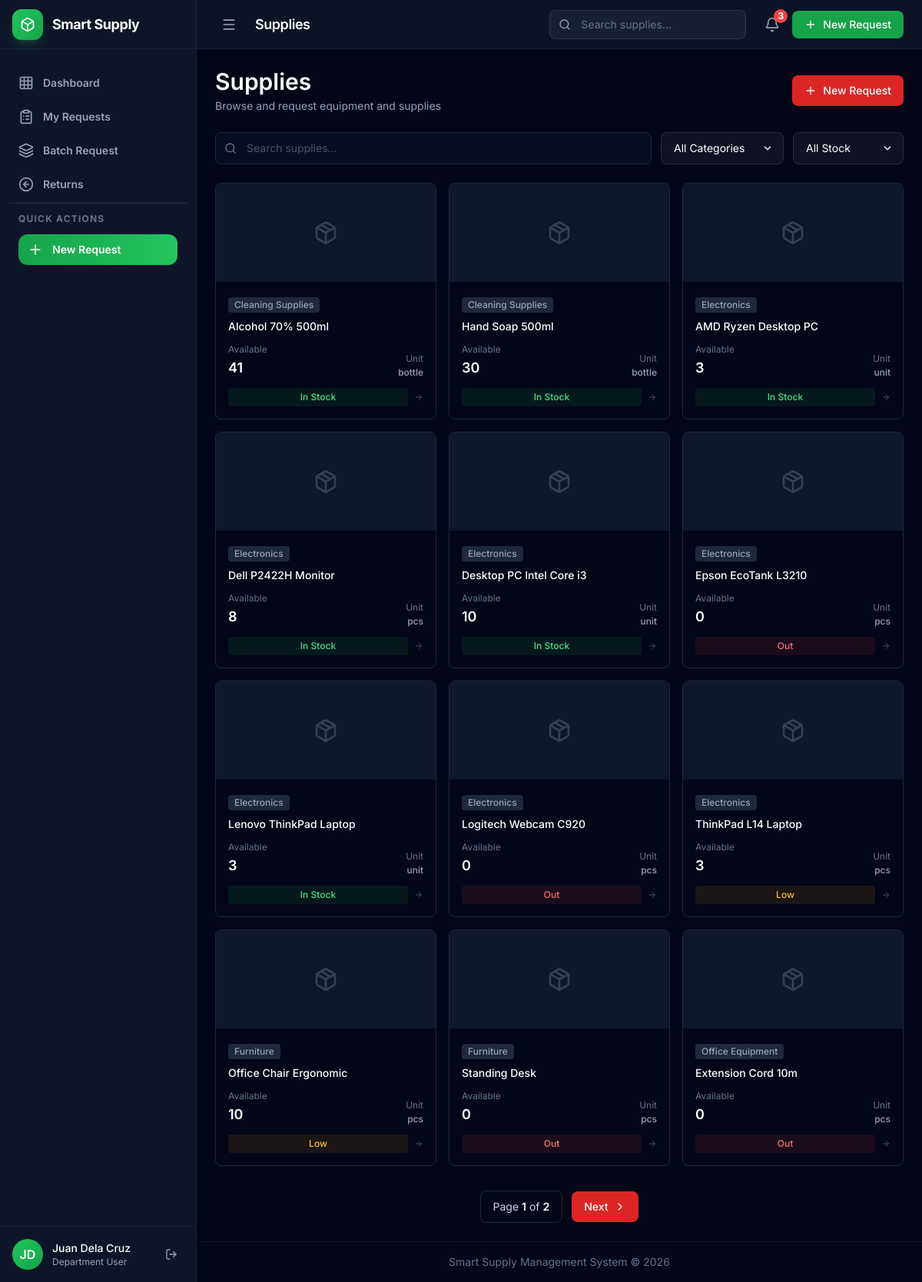
The app's page /supplies/ (signed in) with its own data.
### core/models.py (models this page shows, shortened)
class User(AbstractUser):
    class Role(models.TextChoices):
        ADMIN = 'admin', 'Admin'
        GSO_STAFF = 'gso_staff', 'GSO Staff'
        DEPARTMENT_USER = 'department_user', 'Department User'
    class ApprovalStatus(models.TextChoices):
        PENDING = 'pending', 'Pending Approval'
        APPROVED = 'approved', 'Approved'
        REJECTED = 'rejected', 'Rejected'
    username = models.CharField(max_length=150, unique=True)
    email = models.EmailField('email address', blank=True)
    role = models.CharField(
        max_length=20,
        choices=Role.choices,
        default=Role.DEPARTMENT_USER
    )
    approval_status = models.CharField(
        max_length=20,
        choices=ApprovalStatus.choices,
        default=ApprovalStatus.PENDING
    )
    department = models.ForeignKey(
        Department,
        on_delete=models.SET_NULL,
        null=True,
        blank=True,
        related_name='users'
    )
    phone = models.CharField(max_length=20, blank=True)
    profile_picture = models.ImageField(
        upload_to='profile_pics/',
        blank=True,
        null=True
    )
    created_at = models.DateTimeField(auto_now_add=True)
    updated_at = models.DateTimeField(auto_now=True)
    objects = UserManager()
    USERNAME_FIELD = 'username'
    REQUIRED_FIELDS = ['first_name', 'last_name']
    class Meta:
        ordering = ['-created_at']
    @property
    def overdue_items(self):
        return self.borrowed_items.filter(
            returned_at__isnull=True,
            return_deadline__lt=timezone.now()
        )
    @property
    def has_overdue_items(self):
        return self.overdue_items.exists()

class Supply(models.Model):
    class StockStatus(models.TextChoices):
        IN_STOCK = 'in_stock', 'In Stock'
        LOW_STOCK = 'low_stock', 'Low Stock'
        OUT_OF_STOCK = 'out_of_stock', 'Out of Stock'
    name = models.CharField(max_length=200)
    description = models.TextField(blank=True)
    category = models.ForeignKey(
        SupplyCategory,
        on_delete=models.PROTECT,
        related_name='supplies'
    )
    quantity = models.PositiveIntegerField(
        default=0,
        help_text="Current stock quantity (for consumables) or total units (for equipment)"
    )
    min_stock_level = models.PositiveIntegerField(
        default=5,
        help_text="Alert threshold for low stock"
    )
    is_consumable = models.BooleanField(
        default=True,
        help_text="If False, item must be returned after use"
    )
    default_borrow_days = models.PositiveIntegerField(
        default=3,
        help_text="Default number of days for borrowing"
    )
    unit = models.CharField(
        max_length=20,
        default='pcs',
        help_text="Unit of measurement (pcs, box, ream, etc.)"
    )
    image = models.ImageField(
        upload_to='supply_images/',
        blank=True,
        null=True
    )
    qr_code = models.ImageField(
        upload_to='qr_codes/supplies/',
        blank=True,
        null=True
    )
    is_active = models.BooleanField(default=True)
    created_at = models.DateTimeField(auto_now_add=True)
    updated_at = models.DateTimeField(auto_now=True)
    created_by = models.ForeignKey(
        User,
        on_delete=models.SET_NULL,
        null=True,
        related_name='created_supplies'
    )
    class Meta:
        verbose_name_plural = 'Supplies'
        ordering = ['category', 'name']
    @property
    def is_low_stock(self):
        return self.available_quantity <= self.min_stock_level
    @property
    def is_out_of_stock(self):
        return self.available_quantity == 0
    @property
    def available_quantity(self):
        if not self.is_consumable and self.category.is_material:
            return self.instances.filter(status=EquipmentInstance.Status.AVAILABLE).count()
        return self.quantity

class SupplyCategory(models.Model):
    name = models.CharField(max_length=100, unique=True)
    description = models.TextField(blank=True)
    is_material = models.BooleanField(
        default=False,
        help_text="If checked, items are borrowable equipment that must be returned"
    )
    icon = models.CharField(
        max_length=50,
        blank=True,
        help_text="Icon class name (e.g., 'laptop', 'printer')"
    )
    is_active = models.BooleanField(default=True)
    created_at = models.DateTimeField(auto_now_add=True)
    updated_at = models.DateTimeField(auto_now=True)
    class Meta:
        verbose_name_plural = 'Supply Categories'
        ordering = ['name']

### core/views.py (the view)
# urls.py: path('supplies/', views.supplies_list, name='supplies'),
@login_required
def supplies_list(request):
    category_id = request.GET.get('category')
    search = request.GET.get('search', '')
    stock_status = request.GET.get('stock')
    supplies = Supply.objects.filter(is_active=True).select_related('category')
    if category_id:
        supplies = supplies.filter(category_id=category_id)
    if search:
        supplies = supplies.filter(
            Q(name__icontains=search) | Q(description__icontains=search)
        )
    if stock_status == 'low':
        supplies = supplies.filter(quantity__lte=models.F('min_stock_level'), quantity__gt=0)
    elif stock_status == 'out':
        supplies = supplies.filter(quantity=0)
    elif stock_status == 'available':
        supplies = supplies.filter(quantity__gt=models.F('min_stock_level'))
    categories = SupplyCategory.objects.filter(is_active=True)
    paginator = Paginator(supplies, 12)
    page = request.GET.get('page', 1)
    supplies = paginator.get_page(page)
    context = {
        'supplies': supplies,
        'categories': categories,
        'current_category': category_id,
        'search': search,
        'stock_status': stock_status,
    }
    if request.headers.get('HX-Request'):
        return render(request, 'partials/supply_grid.html', context)
    return render(request, 'supplies/list.html', context)

### templates/supplies/list.html (shortened to what this page needs)
{% extends 'base.html' %}
{% load static %}
{% block content %}
<div class="space-y-6 fade-in">
    <div class="flex flex-col sm:flex-row sm:items-center sm:justify-between gap-4">
        <div>
            <h2 class="text-3xl font-semibold text-white">Supplies</h2>
            <p class="text-slate-400 text-sm mt-1">Browse and request equipment and supplies</p>
        </div>
        <div class="flex items-center gap-2">
            <a href="{% url 'request_create' %}" up-follow class="inline-flex items-center gap-2 px-4 py-2.5 rounded-lg bg-primary-600 hover:bg-primary-700 text-white text-sm font-medium transition-all">
                <i data-lucide="plus" class="w-4 h-4"></i>
                New Request
            </a>
        </div>
    </div>
    <div class="flex flex-col sm:flex-row gap-3">
        <div class="flex-1 relative">
            <i data-lucide="search" class="absolute left-3 top-1/2 -translate-y-1/2 w-4 h-4 text-slate-500"></i>
            <input type="text"
                   placeholder="Search supplies..."
                   class="w-full pl-10 pr-4 py-2.5 rounded-lg bg-slate-900/50 border border-slate-800 text-white placeholder-slate-600 text-sm transition-all focus:outline-none focus:border-slate-700"
                   name="search"
                   value="{{ search }}"
                   hx-get="{% url 'supplies' %}"
                   hx-trigger="keyup changed delay:300ms"
                   hx-target="#supply-grid"
                   hx-include="[name='category'], [name='stock']">
        </div>
        <select name="category"
                class="select px-4 py-2.5 rounded-lg bg-slate-900/50 border border-slate-800 text-white text-sm transition-all focus:outline-none focus:border-slate-700 cursor-pointer appearance-none w-full sm:w-40"
                hx-get="{% url 'supplies' %}"
                hx-trigger="change"
                hx-target="#supply-grid"
                hx-include="[name='search'], [name='stock']">
            <option value="">All Categories</option>
        </select>
        <select name="stock"
                class="select px-4 py-2.5 rounded-lg bg-slate-900/50 border border-slate-800 text-white text-sm transition-all focus:outline-none focus:border-slate-700 cursor-pointer appearance-none w-full sm:w-36"
                hx-get="{% url 'supplies' %}"
                hx-trigger="change"
                hx-target="#supply-grid"
                hx-include="[name='search'], [name='category']">
            <option value="">All Stock</option>
        </select>
    </div>
    <div id="supply-grid">
        {% include 'partials/supply_grid.html' %}
    </div>
</div>
{% endblock %}

### templates/sidebars/department_user_sidebar.html
<aside class="fixed lg:sticky top-0 left-0 z-50 h-screen bg-slate-900/95 backdrop-blur-xl border-r border-white/5 transition-all duration-300"
       :class="sidebarOpen ? 'w-64 translate-x-0' : 'w-64 -translate-x-full lg:w-20 lg:translate-x-0'">
    <div class="h-full flex flex-col">
        <div class="h-16 flex items-center border-b border-white/5 px-4">
            <a href="{% url 'dashboard' %}" up-target="main" up-follow class="flex items-center gap-3">
                <div class="w-10 h-10 rounded-xl bg-gradient-to-br from-green-500 to-green-600 flex items-center justify-center shadow-lg shadow-green-500/20 flex-shrink-0">
                    <i data-lucide="box" class="w-5 h-5 text-white"></i>
                </div>
                <span class="font-bold text-lg tracking-tight text-white transition-opacity duration-200"
                      :class="sidebarOpen ? 'opacity-100' : 'opacity-0 lg:hidden'">
                    Smart Supply
                </span>
            </a>
        </div>
        <nav class="flex-1 py-6 px-3 space-y-1 overflow-y-auto" x-init="$nextTick(() => { if (window.lucide) lucide.createIcons(); })">
            <a href="{% url 'dashboard' %}" up-target="main" up-follow
               class="flex items-center gap-3 px-3 py-2.5 rounded-xl transition-all duration-200"
               :class="currentUrl === '{% url 'dashboard' %}' ? 'bg-green-500/20 text-green-300' : 'text-slate-400 hover:bg-white/5 hover:text-white'">
                <i data-lucide="grid-3x3" class="w-5 h-5"></i>
                <span class="text-sm font-semibold transition-opacity" :class="sidebarOpen ? 'opacity-100' : 'opacity-0 lg:hidden'">Dashboard</span>
            </a>
            <a href="{% url 'my_requests' %}" up-target="main" up-follow
               class="flex items-center gap-3 px-3 py-2.5 rounded-xl transition-all duration-200"
               :class="currentUrl.startsWith('{% url 'my_requests' %}') ? 'bg-green-500/20 text-green-300' : 'text-slate-400 hover:bg-white/5 hover:text-white'">
                <i data-lucide="clipboard-list" class="w-5 h-5"></i>
                <span class="text-sm font-semibold transition-opacity" :class="sidebarOpen ? 'opacity-100' : 'opacity-0 lg:hidden'">My Requests</span>
            </a>
            <a href="{% url 'batch_request_create' %}"
               class="flex items-center gap-3 px-3 py-2.5 rounded-xl transition-all duration-200"
               :class="currentUrl.startsWith('{% url 'batch_request_create' %}') ? 'bg-green-500/20 text-green-300' : 'text-slate-400 hover:bg-white/5 hover:text-white'">
                <i data-lucide="layers" class="w-5 h-5"></i>
                <span class="text-sm font-semibold transition-opacity" :class="sidebarOpen ? 'opacity-100' : 'opacity-0 lg:hidden'">Batch Request</span>
            </a>
            <a href="{% url 'returns' %}" up-target="main" up-follow
               class="flex items-center gap-3 px-3 py-2.5 rounded-xl transition-all duration-200"
               :class="currentUrl === '{% url 'returns' %}' ? 'bg-green-500/20 text-green-300' : 'text-slate-400 hover:bg-white/5 hover:text-white'">
                <i data-lucide="arrow-left-circle" class="w-5 h-5"></i>
                <span class="text-sm font-semibold transition-opacity" :class="sidebarOpen ? 'opacity-100' : 'opacity-0 lg:hidden'">Returns</span>
            </a>
            <div class="h-px bg-white/10 my-3"></div>
            <div class="px-3 py-2">
                <p class="text-xs font-bold text-slate-500 uppercase tracking-widest mb-3" :class="sidebarOpen ? 'opacity-100' : 'opacity-0 lg:hidden'">Quick Actions</p>
                <a href="{% url 'request_create' %}" up-target="main" up-follow
                   class="flex items-center gap-3 px-3 py-2.5 rounded-xl bg-gradient-to-r from-green-600 to-green-500 hover:from-green-500 hover:to-green-400 text-white transition-all">
                    <i data-lucide="plus" class="w-5 h-5"></i>
                    <span class="text-sm font-semibold transition-opacity" :class="sidebarOpen ? 'opacity-100' : 'opacity-0 lg:hidden'">New Request</span>
                </a>
            </div>
        </nav>
        <div class="border-t border-white/5 p-4">
            <div class="flex items-center gap-3">
                <div class="w-10 h-10 rounded-full bg-gradient-to-br from-green-500 to-green-600 flex items-center justify-center text-white font-semibold flex-shrink-0">
                    {{ user.first_name.0 }}{{ user.last_name.0 }}
                </div>
                <div class="flex-1 min-w-0" :class="sidebarOpen ? 'block' : 'hidden lg:hidden'">
                    <p class="text-sm font-medium text-white truncate">{{ user.get_full_name }}</p>
                    <p class="text-xs text-slate-400 truncate">Department User</p>
                </div>
                <a href="{% url 'logout' %}"
                   class="p-2 rounded-lg hover:bg-red-500/20 hover:text-red-400 text-slate-400 transition-colors"
                   :class="sidebarOpen ? 'block' : 'hidden lg:block'"
                   title="Logout">
                    <i data-lucide="log-out" class="w-4 h-4"></i>
                </a>
            </div>
        </div>
    </div>
</aside>

### templates/components/supply_card.html (shortened to what this page needs)
<div class="group overflow-hidden rounded-lg bg-slate-950/50 border border-slate-800 hover:border-slate-700 transition-all cursor-pointer"
     up-target="main" up-follow
     up-href="{% url 'supply_detail' supply.id %}">
    <div class="relative h-32 overflow-hidden bg-gradient-to-br from-slate-800 to-slate-900">
        {% if supply.image %}
        <img src="{{ supply.image.url }}" alt="{{ supply.name }}" class="w-full h-full object-cover group-hover:scale-105 transition-transform duration-300">
        {% else %}
        <div class="w-full h-full flex items-center justify-center bg-slate-900">
            <i data-lucide="package" class="w-8 h-8 text-slate-700"></i>
        </div>
        {% endif %}
    </div>
    <div class="p-4">
        <div class="inline-block mb-2 px-2 py-0.5 rounded text-xs font-medium bg-slate-800 text-slate-400">
            {{ supply.category.name }}
        </div>
        <h3 class="font-medium text-white text-sm line-clamp-2 mb-3 group-hover:text-slate-200 transition-colors">
            {{ supply.name }}
        </h3>
        <div class="flex items-end justify-between mb-3">
            <div>
                <p class="text-xs text-slate-500 mb-0.5">Available</p>
                <p class="text-lg font-semibold text-white">{{ supply.available_quantity }}</p>
            </div>
            <div class="text-right">
                <p class="text-xs text-slate-500 mb-0.5">Unit</p>
                <p class="text-xs font-medium text-slate-400">{{ supply.unit }}</p>
            </div>
        </div>
        <div class="flex items-center gap-2 text-xs">
            {% if supply.is_out_of_stock %}
            <span class="flex-1 px-2 py-1 rounded bg-red-500/10 text-red-400 text-center font-medium">Out</span>
            {% elif supply.is_low_stock %}
            <span class="flex-1 px-2 py-1 rounded bg-amber-500/10 text-amber-400 text-center font-medium">Low</span>
            {% else %}
            <span class="flex-1 px-2 py-1 rounded bg-green-500/10 text-green-400 text-center font-medium">In Stock</span>
            {% endif %}
            <i data-lucide="arrow-right" class="w-3 h-3 text-slate-600 group-hover:text-slate-400 transition-colors flex-shrink-0"></i>
        </div>
    </div>
</div>

### records on screen
User: first_name.0 "J", last_name.0 "D", get_full_name "Juan Dela Cruz"
Supply: category.name "Cleaning Supplies", name "Alcohol 70% 500ml", available_quantity "41", unit "bottle", min_stock_level "In Stock"
Supply: category.name "Cleaning Supplies", name "Hand Soap 500ml", available_quantity "30", unit "bottle", min_stock_level "In Stock"
Supply: category.name "Electronics", name "AMD Ryzen Desktop PC", available_quantity "3", unit "unit", min_stock_level "In Stock"
Supply: category.name "Electronics", name "Dell P2422H Monitor", available_quantity "8", unit "pcs", min_stock_level "In Stock"
Supply: category.name "Electronics", name "Desktop PC Intel Core i3", available_quantity "10", unit "unit", min_stock_level "In Stock"
Supply: category.name "Electronics", name "Epson EcoTank L3210", available_quantity "0", unit "pcs", shows "Out"
Supply: category.name "Electronics", name "Lenovo ThinkPad Laptop", available_quantity "3", unit "unit", min_stock_level "In Stock"
Supply: category.name "Electronics", name "Logitech Webcam C920", available_quantity "0", unit "pcs", shows "Out"
Supply: category.name "Electronics", name "ThinkPad L14 Laptop", available_quantity "3", unit "pcs", min_stock_level "Low"
Supply: category.name "Furniture", name "Office Chair Ergonomic", available_quantity "10", unit "pcs", min_stock_level "Low"
Supply: category.name "Furniture", name "Standing Desk", available_quantity "0", unit "pcs", shows "Out"
Supply: category.name "Office Equipment", name "Extension Cord 10m", available_quantity "0", unit "pcs", shows "Out"

### other values on screen
{{ notifications_count }} "3"
{{ supplies.number }} "1"
{{ supplies.paginator.num_pages }} "2"
